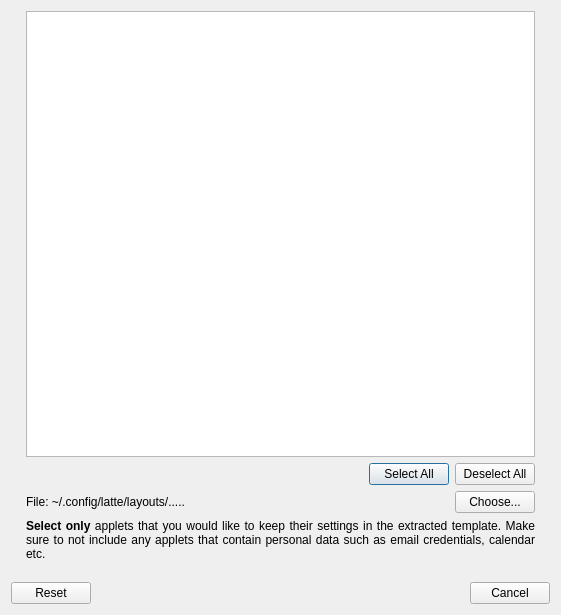
<?xml version="1.0" encoding="UTF-8"?>
<ui version="4.0">
 <class>ExportTemplateDialog</class>
 <widget class="QDialog" name="ExportTemplateDialog">
  <property name="geometry">
   <rect>
    <x>0</x>
    <y>0</y>
    <width>561</width>
    <height>615</height>
   </rect>
  </property>
  <property name="windowTitle">
   <string notr="true">Export Template</string>
  </property>
  <layout class="QVBoxLayout" name="verticalLayout">
   <item>
    <layout class="QHBoxLayout" name="optionsLayout">
     <item>
      <spacer name="horizontalSpacer">
       <property name="orientation">
        <enum>Qt::Horizontal</enum>
       </property>
       <property name="sizeType">
        <enum>QSizePolicy::Fixed</enum>
       </property>
       <property name="sizeHint" stdset="0">
        <size>
         <width>15</width>
         <height>20</height>
        </size>
       </property>
      </spacer>
     </item>
     <item>
      <layout class="QVBoxLayout" name="verticalLayout_2">
       <item>
        <widget class="QTableView" name="appletsTable">
         <property name="selectionMode">
          <enum>QAbstractItemView::SingleSelection</enum>
         </property>
         <attribute name="horizontalHeaderHighlightSections">
          <bool>false</bool>
         </attribute>
         <attribute name="horizontalHeaderStretchLastSection">
          <bool>true</bool>
         </attribute>
         <attribute name="verticalHeaderVisible">
          <bool>false</bool>
         </attribute>
         <attribute name="verticalHeaderHighlightSections">
          <bool>false</bool>
         </attribute>
        </widget>
       </item>
       <item>
        <layout class="QHBoxLayout" name="horizontalLayout_2">
         <item>
          <spacer name="horizontalSpacer_3">
           <property name="orientation">
            <enum>Qt::Horizontal</enum>
           </property>
           <property name="sizeHint" stdset="0">
            <size>
             <width>40</width>
             <height>20</height>
            </size>
           </property>
          </spacer>
         </item>
         <item>
          <widget class="QPushButton" name="selectAllBtn">
           <property name="text">
            <string>Select All</string>
           </property>
          </widget>
         </item>
         <item>
          <widget class="QPushButton" name="deselectAllBtn">
           <property name="text">
            <string>Deselect All</string>
           </property>
          </widget>
         </item>
        </layout>
       </item>
       <item>
        <layout class="QHBoxLayout" name="horizontalLayout">
         <item>
          <widget class="QLabel" name="locationLbl">
           <property name="sizePolicy">
            <sizepolicy hsizetype="Expanding" vsizetype="Preferred">
             <horstretch>0</horstretch>
             <verstretch>0</verstretch>
            </sizepolicy>
           </property>
           <property name="text">
            <string notr="true">&lt;b&gt;File:&lt;/b&gt; ~/.config/latte/layouts/.....</string>
           </property>
          </widget>
         </item>
         <item>
          <widget class="QPushButton" name="chooseBtn">
           <property name="text">
            <string>Choose...</string>
           </property>
          </widget>
         </item>
        </layout>
       </item>
       <item>
        <widget class="QLabel" name="noteLbl">
         <property name="text">
          <string>&lt;b&gt;Select only&lt;/b&gt; applets that you would like to keep their settings in the extracted template. Make sure to not include any applets that contain personal data such as email credentials, calendar etc. </string>
         </property>
         <property name="alignment">
          <set>Qt::AlignJustify|Qt::AlignVCenter</set>
         </property>
         <property name="wordWrap">
          <bool>true</bool>
         </property>
        </widget>
       </item>
       <item>
        <spacer name="verticalSpacer">
         <property name="orientation">
          <enum>Qt::Vertical</enum>
         </property>
         <property name="sizeType">
          <enum>QSizePolicy::Fixed</enum>
         </property>
         <property name="sizeHint" stdset="0">
          <size>
           <width>20</width>
           <height>15</height>
          </size>
         </property>
        </spacer>
       </item>
      </layout>
     </item>
     <item>
      <spacer name="horizontalSpacer_2">
       <property name="orientation">
        <enum>Qt::Horizontal</enum>
       </property>
       <property name="sizeType">
        <enum>QSizePolicy::Fixed</enum>
       </property>
       <property name="sizeHint" stdset="0">
        <size>
         <width>15</width>
         <height>20</height>
        </size>
       </property>
      </spacer>
     </item>
    </layout>
   </item>
   <item>
    <widget class="QDialogButtonBox" name="buttonBox">
     <property name="orientation">
      <enum>Qt::Horizontal</enum>
     </property>
     <property name="standardButtons">
      <set>QDialogButtonBox::Cancel|QDialogButtonBox::Reset</set>
     </property>
    </widget>
   </item>
  </layout>
 </widget>
 <resources/>
 <connections/>
</ui>
